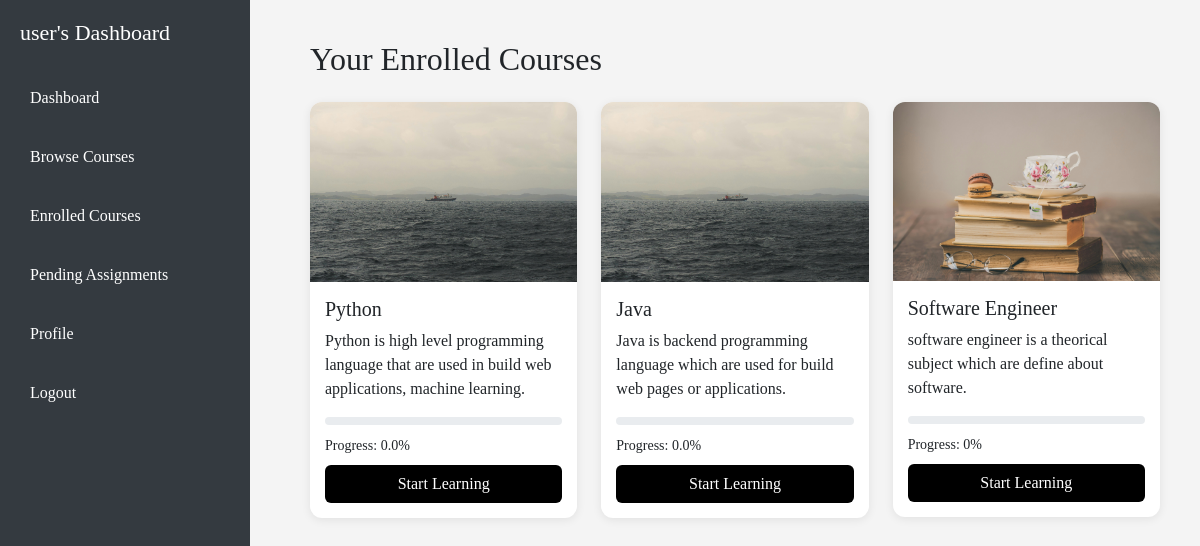
The app's page /lms/enrolled_course (signed in) with its own data.
### lms/models.py (models this page shows, shortened)
class Enrollment(models.Model):
    student = models.ForeignKey(User, on_delete=models.CASCADE, related_name='enrollments')
    course = models.ForeignKey(Course, on_delete=models.CASCADE, related_name='enrollments')
    enrolled_at = models.DateTimeField(auto_now_add=True)
    completed_at = models.DateTimeField(null=True, blank=True)
    completed = models.BooleanField(default=False)
    hours_spent = models.IntegerField(default=0)
    progress = models.PositiveIntegerField(default=0)  # Percentage
    class Meta:
        unique_together = ['student', 'course']

class Course(models.Model):
    LEVEL_CHOICES = [
        ('beginner', 'Beginner'),
        ('intermediate', 'Intermediate'),
        ('advanced', 'Advanced'),
    ]
    title = models.CharField(max_length=200)
    description = models.TextField()
    instructor = models.ForeignKey(User, on_delete=models.CASCADE, related_name='courses_taught')
    category = models.ForeignKey(CourseCategory, on_delete=models.SET_NULL, null=True)
    level = models.CharField(max_length=20, choices=LEVEL_CHOICES, default='beginner')
    price = models.DecimalField(max_digits=10, decimal_places=2, default=0.00)
    duration_hours = models.PositiveIntegerField(default=0)
    thumbnail = models.ImageField(upload_to='course_thumbnails/', blank=True, null=True)
    is_published = models.BooleanField(default=False)
    created_at = models.DateTimeField(auto_now_add=True)
    updated_at = models.DateTimeField(auto_now=True)

### lms/views.py (the view)
# urls.py: path('enrolled_course', enrolled_course, name='enrolled_course'),
@login_required
def enrolled_course(request):
    enrollments = Enrollment.objects.filter(student=request.user).select_related('course', 'course__instructor')
    for enrollment in enrollments:
        lessons = enrollment.course.modules.prefetch_related('module_lessons')
        total_lessons = sum(module.module_lessons.count() for module in lessons)
        completed_lessons = 0
        for module in lessons:
            for lesson in module.module_lessons.all():
                progress = LessonProgress.objects.filter(student=request.user, lesson=lesson).first()
                if progress and progress.status == "Completed":
                    completed_lessons += 1
        enrollment.progress = round((completed_lessons / total_lessons) * 100, 1) if total_lessons > 0 else 0
    context = {
        'enrollments': enrollments
    }
    return render(request, 'enrolled_course.html', context)

### templates/enrolled_course.html (shortened to what this page needs)
{% load static %}
<!DOCTYPE html>
<html lang="en">
<head>
<link href="https://cdn.jsdelivr.net/npm/bootstrap@5.3.0/dist/css/bootstrap.min.css" rel="stylesheet">
</head>
<body>
<div class="sidebar">
  <h2>{{ user.first_name }}'s Dashboard</h2>
  <a href="{% url 'student_dashboard' %}">Dashboard</a>
  <a href="{% url 'course_list' %}">Browse Courses</a>
  <a href="{% url 'enrolled_course' %}">Enrolled Courses</a>
  <a href="{% url 'pending_assignments' %}">Pending Assignments</a>
  <a href="{% url 'student_profile' %}">Profile</a>
  <a href="{% url 'signout' %}">Logout</a>
</div>
<div class="main-content">
  <h2 class="mb-4">Your Enrolled Courses</h2>
  {% if enrollments %}
  <div class="row g-4">
    {% for enrollment in enrollments %}
    <div class="col-md-4">
      <div class="course-card">
        {% if enrollment.course.thumbnail %}
          <img src="{{ enrollment.course.thumbnail.url }}" alt="{{ enrollment.course.title }}">
        {% else %}
          <img src="{% static 'images/pic1.jpg' %}" alt="Default thumbnail">
        {% endif %}
        <div class="card-body">
          <h5>{{ enrollment.course.title }}</h5>
          <p>{{ enrollment.course.description|truncatewords:20 }}</p>
          <div class="progress mb-2">
          </div>
          <small>Progress: {{ enrollment.progress }}%</small>
          <a href="{% url 'course_learn' enrollment.course.id %}" class="btn w-100 mt-2">Start Learning</a>
        </div>
      </div>
    </div>
    {% endfor %}
  </div>
  {% else %}
    <p>You are not enrolled in any courses yet. <a href="{% url 'course_list' %}">Browse courses</a></p>
  {% endif %}
</div>
</body>
</html>

### templates/enrolled_course.html (style rules this page uses)
body { background: #f4f4f4; font-family: "Times New Roman", serif; }
.sidebar { position: fixed; top: 0; left: 0; width: 250px; height: 100%; background: #343a40; color: #fff; display: flex; flex-direction: column; padding: 20px; }
.sidebar h2 { font-size: 22px; margin-bottom: 30px; }
.sidebar a { color: #fff; text-decoration: none; margin-bottom: 15px; padding: 10px; border-radius: 5px; display: block; }
.main-content { margin-left: 270px; padding: 40px; }
.course-card { background: #fff; border-radius: 12px; overflow: hidden; box-shadow: 0 2px 10px rgba(0,0,0,0.08); transition: 0.3s; }
.course-card img { width: 100%; max-height: 180px; object-fit: cover; }
.course-card .card-body { padding: 15px; }
.progress { height: 8px; border-radius: 4px; background: #e9ecef; margin-bottom: 10px; }
.btn { background-color: black; color: white; }

### records on screen
Enrollment: course.thumbnail (picture), course "Python", course.description "Python is high level programming language that are used in build web applications, machine learning.", progress "0.0"
Enrollment: course.thumbnail (picture), course "Java", course.description "Java is backend programming language which are used for build web pages or applications.", progress "0.0"
Enrollment: course.thumbnail (picture), course "Software Engineer", course.description "software engineer is a theorical subject which are define about software.", progress "0"

### other values on screen
{{ user.first_name }} "user"
